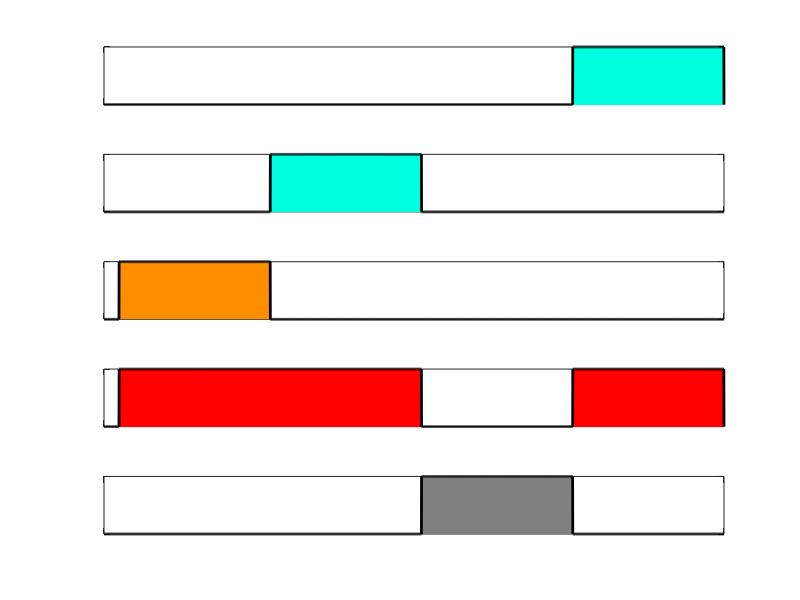

Source code (MATLAB):
RepumpStartTime = 10;
RepumpEndTime = 110;
OpticalPumpSPStartTime = RepumpEndTime;
OpticalPumpSPEndTime = OpticalPumpSPStartTime + 100;
PulseSPStartTime = OpticalPumpSPEndTime;
PulseSPEndTime = PulseSPStartTime+100;
FluorescenceStartTime = PulseSPEndTime;
FluorescenceEndTime = FluorescenceStartTime + 100;

time = 0:0.1:FluorescenceEndTime;

Cool_493 = zeros(1,numel(time));
OpticalPump_493 = zeros(1,numel(time));
Repump_614 = zeros(1,numel(time));
Cool_650 = zeros(1,numel(time));
Pulse_1762 = zeros(1,numel(time));

Cool_493(time>=FluorescenceStartTime & time<FluorescenceEndTime)=1;
OpticalPump_493(time>=OpticalPumpSPStartTime & time<OpticalPumpSPEndTime)=1;
Repump_614(time>=RepumpStartTime & time<RepumpEndTime) = 1;
Cool_650(time>=RepumpStartTime & time<RepumpEndTime) = 1;
Cool_650(time>=OpticalPumpSPStartTime & time<OpticalPumpSPEndTime) = 1;
Cool_650(time>=FluorescenceStartTime & time<FluorescenceEndTime) = 1;
Pulse_1762(time>=PulseSPStartTime & time<PulseSPEndTime) = 1;

subplot(5,1,1);
hold off
area(time,Cool_493,'facecolor',[0/255 255/255 224/255],'linestyle','none');
hold on
plot(time,Cool_493,'k','linewidth',2);
set(gca,'XTick',[0 time(end)]);
set(gca,'XTickLabel',{''; ''});
set(gca,'YTick',[0 1]);
set(gca,'YTickLabel',{''; ''});
axis([0 time(end) 0 1]);
%ylabel('Cooling 493 nm');
subplot(5,1,2);
hold off
area(time,OpticalPump_493,'facecolor',[0/255 255/255 224/255],'linestyle','none');
hold on
plot(time,OpticalPump_493,'k','linewidth',2);
set(gca,'XTick',[0 time(end)]);
set(gca,'XTickLabel',{''; ''});
set(gca,'YTick',[0 1]);
set(gca,'YTickLabel',{''; ''});
axis([0 time(end) 0 1]);
%ylabel('Optical Pump 493 nm');
subplot(5,1,3);
hold off
area(time,Repump_614,'facecolor',[255/255 141/255 0],'linestyle','none');
hold on
plot(time,Repump_614,'k','linewidth',2);
set(gca,'XTick',[0 time(end)]);
set(gca,'XTickLabel',{''; ''});
set(gca,'YTick',[0 1]);
set(gca,'YTickLabel',{''; ''});
axis([0 time(end) 0 1]);
%ylabel('Repump 614 nm');
subplot(5,1,4);
hold off
area(time,Cool_650,'facecolor',[255/255 0 0],'linestyle','none');
hold on
plot(time,Cool_650,'k','linewidth',2);
set(gca,'XTick',[0 time(end)]);
set(gca,'XTickLabel',{''; ''});
set(gca,'YTick',[0 1]);
set(gca,'YTickLabel',{''; ''});
axis([0 time(end) 0 1]);
%ylabel('650 nm');
subplot(5,1,5);
hold off
area(time,Pulse_1762,'facecolor',[0.5 0.5 0.5],'linestyle','none');
hold on
plot(time,Pulse_1762,'k','linewidth',2);
set(gca,'XTick',[0 time(end)]);
set(gca,'XTickLabel',{''; ''});
set(gca,'YTick',[0 1]);
set(gca,'YTickLabel',{''; ''});
axis([0 time(end) 0 1]);
%ylabel('1762 nm');

set(gcf,'Position',[0 0 1917 420]);
pdfFilepath = 'C:\Users\pj3low\Documents\PhD_Thesis\';
pdffilename = 'RabiFloppingPulseSequence.pdf';